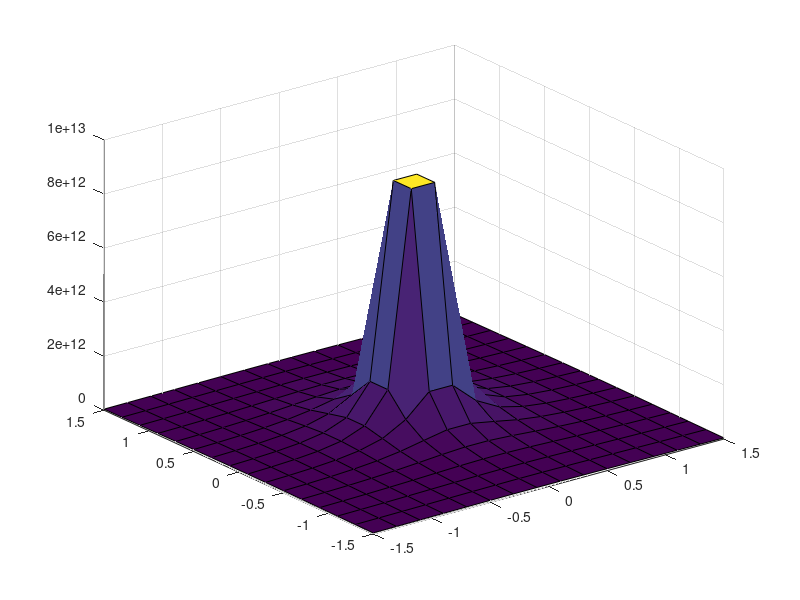

Source code (MATLAB):
K=9*10^9;   %my first movie :)
x=-1.5:0.2:1.5;
y=-1.5:0.2:1.5;
[X Y]=meshgrid(x,y);
r=sqrt(X.^2+Y.^2);
figure('color',[0.999 1 0.9])
for Q=1:20
E=(K*Q)./r.^2;
surfc(X,Y,E);
F(abs(Q))=getframe(gcf);
end
movie(F,1)